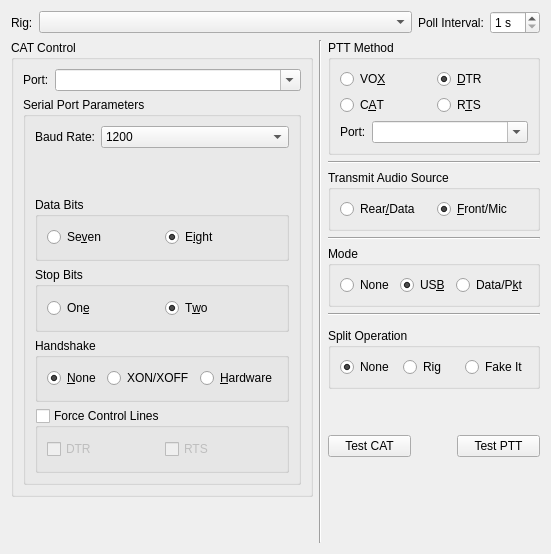
     <widget class="QWidget" name="radio_tab">
      <attribute name="title">
       <string>&amp;Radio</string>
      </attribute>
      <attribute name="toolTip">
       <string>Radio interface configuration settings.</string>
      </attribute>
      <layout class="QGridLayout" name="gridLayout_3">
       <item row="1" column="0" rowspan="11">
        <widget class="QGroupBox" name="CAT_control_group_box">
         <property name="sizePolicy">
          <sizepolicy hsizetype="Preferred" vsizetype="Preferred">
           <horstretch>0</horstretch>
           <verstretch>0</verstretch>
          </sizepolicy>
         </property>
         <property name="toolTip">
          <string>Settings that control your CAT interface.</string>
         </property>
         <property name="title">
          <string>CAT Control</string>
         </property>
         <layout class="QVBoxLayout" name="verticalLayout_3">
          <item>
           <layout class="QFormLayout" name="formLayout">
            <property name="fieldGrowthPolicy">
             <enum>QFormLayout::ExpandingFieldsGrow</enum>
            </property>
            <item row="0" column="0">
             <widget class="QLabel" name="CAT_port_label">
              <property name="text">
               <string>Port:</string>
              </property>
              <property name="buddy">
               <cstring>CAT_port_combo_box</cstring>
              </property>
             </widget>
            </item>
            <item row="0" column="1">
             <widget class="QComboBox" name="CAT_port_combo_box">
              <property name="sizePolicy">
               <sizepolicy hsizetype="MinimumExpanding" vsizetype="Fixed">
                <horstretch>1</horstretch>
                <verstretch>0</verstretch>
               </sizepolicy>
              </property>
              <property name="toolTip">
               <string>Serial port used for CAT control.</string>
              </property>
              <property name="editable">
               <bool>true</bool>
              </property>
              <property name="currentText">
               <string/>
              </property>
              <property name="insertPolicy">
               <enum>QComboBox::NoInsert</enum>
              </property>
             </widget>
            </item>
           </layout>
          </item>
          <item>
           <widget class="QGroupBox" name="CAT_serial_port_parameters_group_box">
            <property name="sizePolicy">
             <sizepolicy hsizetype="Preferred" vsizetype="MinimumExpanding">
              <horstretch>0</horstretch>
              <verstretch>0</verstretch>
             </sizepolicy>
            </property>
            <property name="title">
             <string>Serial Port Parameters</string>
            </property>
            <layout class="QVBoxLayout" name="verticalLayout">
             <item>
              <layout class="QFormLayout" name="formLayout_5">
               <property name="fieldGrowthPolicy">
                <enum>QFormLayout::ExpandingFieldsGrow</enum>
               </property>
               <item row="0" column="0">
                <widget class="QLabel" name="CAT_baud_label">
                 <property name="text">
                  <string>Baud Rate:</string>
                 </property>
                 <property name="buddy">
                  <cstring>CAT_serial_baud_combo_box</cstring>
                 </property>
                </widget>
               </item>
               <item row="0" column="1">
                <widget class="QComboBox" name="CAT_serial_baud_combo_box">
                 <property name="sizePolicy">
                  <sizepolicy hsizetype="MinimumExpanding" vsizetype="Fixed">
                   <horstretch>0</horstretch>
                   <verstretch>0</verstretch>
                  </sizepolicy>
                 </property>
                 <property name="toolTip">
                  <string>Serial port data rate which must match the setting of your radio.</string>
                 </property>
                 <property name="currentIndex">
                  <number>0</number>
                 </property>
                 <item>
                  <property name="text">
                   <string>1200</string>
                  </property>
                 </item>
                 <item>
                  <property name="text">
                   <string>2400</string>
                  </property>
                 </item>
                 <item>
                  <property name="text">
                   <string>4800</string>
                  </property>
                 </item>
                 <item>
                  <property name="text">
                   <string>9600</string>
                  </property>
                 </item>
                 <item>
                  <property name="text">
                   <string>19200</string>
                  </property>
                 </item>
                 <item>
                  <property name="text">
                   <string>38400</string>
                  </property>
                 </item>
                 <item>
                  <property name="text">
                   <string>57600</string>
                  </property>
                 </item>
                 <item>
                  <property name="text">
                   <string>115200</string>
                  </property>
                 </item>
                </widget>
               </item>
              </layout>
             </item>
             <item>
              <widget class="QGroupBox" name="CAT_data_bits_group_box">
               <property name="toolTip">
                <string>&lt;html&gt;&lt;head/&gt;&lt;body&gt;&lt;p&gt;Number of data bits used to communicate with your radio's CAT interface (usually eight).&lt;/p&gt;&lt;/body&gt;&lt;/html&gt;</string>
               </property>
               <property name="title">
                <string>Data Bits</string>
               </property>
               <layout class="QHBoxLayout" name="horizontalLayout_4">
                <item>
                 <widget class="QRadioButton" name="CAT_7_bit_radio_button">
                  <property name="text">
                   <string>Se&amp;ven</string>
                  </property>
                  <attribute name="buttonGroup">
                   <string notr="true">CAT_data_bits_button_group</string>
                  </attribute>
                 </widget>
                </item>
                <item>
                 <widget class="QRadioButton" name="CAT_8_bit_radio_button">
                  <property name="text">
                   <string>E&amp;ight</string>
                  </property>
                  <property name="checked">
                   <bool>true</bool>
                  </property>
                  <attribute name="buttonGroup">
                   <string notr="true">CAT_data_bits_button_group</string>
                  </attribute>
                 </widget>
                </item>
               </layout>
              </widget>
             </item>
             <item>
              <widget class="QGroupBox" name="CAT_stop_bits_group_box">
               <property name="toolTip">
                <string>&lt;html&gt;&lt;head/&gt;&lt;body&gt;&lt;p&gt;Number of stop bits used when communicating with your radio's CAT interface&lt;/p&gt;&lt;p&gt;(consult you radio's manual for details).&lt;/p&gt;&lt;/body&gt;&lt;/html&gt;</string>
               </property>
               <property name="title">
                <string>Stop Bits</string>
               </property>
               <layout class="QHBoxLayout" name="horizontalLayout_2">
                <item>
                 <widget class="QRadioButton" name="CAT_one_stop_bit_radio_button">
                  <property name="text">
                   <string>On&amp;e</string>
                  </property>
                  <attribute name="buttonGroup">
                   <string notr="true">CAT_stop_bits_button_group</string>
                  </attribute>
                 </widget>
                </item>
                <item>
                 <widget class="QRadioButton" name="CAT_two_stop_bit_radio_button">
                  <property name="text">
                   <string>T&amp;wo</string>
                  </property>
                  <property name="checked">
                   <bool>true</bool>
                  </property>
                  <attribute name="buttonGroup">
                   <string notr="true">CAT_stop_bits_button_group</string>
                  </attribute>
                 </widget>
                </item>
               </layout>
              </widget>
             </item>
             <item>
              <widget class="QGroupBox" name="CAT_handshake_group_box">
               <property name="toolTip">
                <string>&lt;html&gt;&lt;head/&gt;&lt;body&gt;&lt;p&gt;Flow control protocol used between this computer and your radio's CAT interface (usually &amp;quot;None&amp;quot; but some require &amp;quot;Hardware&amp;quot;).&lt;/p&gt;&lt;/body&gt;&lt;/html&gt;</string>
               </property>
               <property name="title">
                <string>Handshake</string>
               </property>
               <layout class="QGridLayout" name="gridLayout_11">
                <item row="0" column="0">
                 <widget class="QRadioButton" name="CAT_handshake_none_radio_button">
                  <property name="text">
                   <string>&amp;None</string>
                  </property>
                  <property name="checked">
                   <bool>true</bool>
                  </property>
                  <attribute name="buttonGroup">
                   <string notr="true">CAT_handshake_button_group</string>
                  </attribute>
                 </widget>
                </item>
                <item row="0" column="1">
                 <widget class="QRadioButton" name="CAT_handshake_xon_radio_button">
                  <property name="toolTip">
                   <string>Software flow control (very rare on CAT interfaces).</string>
                  </property>
                  <property name="text">
                   <string>XON/XOFF</string>
                  </property>
                  <attribute name="buttonGroup">
                   <string notr="true">CAT_handshake_button_group</string>
                  </attribute>
                 </widget>
                </item>
                <item row="0" column="2">
                 <widget class="QRadioButton" name="CAT_handshake_hardware_radio_button">
                  <property name="toolTip">
                   <string>Flow control using the RTS and CTS RS-232 control lines
not often used but some radios have it as an option and 
a few, particularly some Kenwood rigs, require it).</string>
                  </property>
                  <property name="text">
                   <string>&amp;Hardware</string>
                  </property>
                  <attribute name="buttonGroup">
                   <string notr="true">CAT_handshake_button_group</string>
                  </attribute>
                 </widget>
                </item>
               </layout>
              </widget>
             </item>
             <item>
              <widget class="QGroupBox" name="CAT_control_lines_group_box">
               <property name="toolTip">
                <string>Special control of CAT port control lines.</string>
               </property>
               <property name="title">
                <string>Force Control Lines</string>
               </property>
               <property name="checkable">
                <bool>true</bool>
               </property>
               <property name="checked">
                <bool>false</bool>
               </property>
               <layout class="QHBoxLayout" name="horizontalLayout_8">
                <item>
                 <widget class="QCheckBox" name="CAT_DTR_check_box">
                  <property name="toolTip">
                   <string>&lt;html&gt;&lt;head/&gt;&lt;body&gt;&lt;p&gt;Force the DTR control linelow or high on the CAT serial port.&lt;/p&gt;&lt;p&gt;This is required for a few CAT interfaces that are powered&lt;/p&gt;&lt;p&gt;from the DTR control line.&lt;/p&gt;&lt;p&gt;Normally you should leave this unchecked.&lt;/p&gt;&lt;/body&gt;&lt;/html&gt;</string>
                  </property>
                  <property name="text">
                   <string>DTR</string>
                  </property>
                 </widget>
                </item>
                <item>
                 <widget class="QCheckBox" name="CAT_RTS_check_box">
                  <property name="toolTip">
                   <string>&lt;html&gt;&lt;head/&gt;&lt;body&gt;&lt;p&gt;Force the RTS control line low or high on the CAT serial port.&lt;/p&gt;&lt;p&gt;This is required for a few CAT interfaces that are powered&lt;/p&gt;&lt;p&gt;from the RTS control line.&lt;/p&gt;&lt;p&gt;Normally you should leave this unchecked.&lt;/p&gt;&lt;p&gt;This option is only available if Hardware handshaking is not&lt;/p&gt;&lt;p&gt;selected above.&lt;/p&gt;&lt;/body&gt;&lt;/html&gt;</string>
                  </property>
                  <property name="text">
                   <string>RTS</string>
                  </property>
                 </widget>
                </item>
               </layout>
              </widget>
             </item>
            </layout>
           </widget>
          </item>
         </layout>
        </widget>
       </item>
       <item row="6" column="2">
        <widget class="Line" name="line_6">
         <property name="orientation">
          <enum>Qt::Horizontal</enum>
         </property>
        </widget>
       </item>
       <item row="1" column="1" rowspan="12">
        <widget class="Line" name="line">
         <property name="orientation">
          <enum>Qt::Vertical</enum>
         </property>
        </widget>
       </item>
       <item row="1" column="2">
        <widget class="QGroupBox" name="PTT_method_group_box">
         <property name="sizePolicy">
          <sizepolicy hsizetype="Expanding" vsizetype="Preferred">
           <horstretch>0</horstretch>
           <verstretch>0</verstretch>
          </sizepolicy>
         </property>
         <property name="toolTip">
          <string>How this program activates the PTT on your radio</string>
         </property>
         <property name="title">
          <string>PTT Method</string>
         </property>
         <layout class="QGridLayout" name="gridLayout_2">
          <item row="0" column="0">
           <widget class="QRadioButton" name="PTT_VOX_radio_button">
            <property name="toolTip">
             <string>&lt;html&gt;&lt;head/&gt;&lt;body&gt;&lt;p&gt;No PTT activation, instead the radio's automatic VOX is used to key the transmitter.&lt;/p&gt;&lt;p&gt;Use this if you have no radio interface hardware.&lt;/p&gt;&lt;/body&gt;&lt;/html&gt;</string>
            </property>
            <property name="text">
             <string>VO&amp;X</string>
            </property>
            <attribute name="buttonGroup">
             <string notr="true">PTT_method_button_group</string>
            </attribute>
           </widget>
          </item>
          <item row="0" column="1">
           <widget class="QRadioButton" name="PTT_DTR_radio_button">
            <property name="toolTip">
             <string>&lt;html&gt;&lt;head/&gt;&lt;body&gt;&lt;p&gt;Use the RS-232 DTR control line to toggle your radio's PTT,&lt;/p&gt;&lt;p&gt;requires hardware to inteface the line.&lt;/p&gt;&lt;p&gt;Some commercial interface units also use this method.&lt;/p&gt;&lt;p&gt;The DTR control line of the CAT serial port may be used for this or&lt;/p&gt;&lt;p&gt;a DTR control line on a different serial port may be used.&lt;/p&gt;&lt;/body&gt;&lt;/html&gt;</string>
            </property>
            <property name="text">
             <string>&amp;DTR</string>
            </property>
            <property name="checked">
             <bool>true</bool>
            </property>
            <attribute name="buttonGroup">
             <string notr="true">PTT_method_button_group</string>
            </attribute>
           </widget>
          </item>
          <item row="1" column="0">
           <widget class="QRadioButton" name="PTT_CAT_radio_button">
            <property name="toolTip">
             <string>Some radios support PTT via CAT commands,
use this option if your radio supports it and you have no
other hardware interface for PTT.</string>
            </property>
            <property name="text">
             <string>C&amp;AT</string>
            </property>
            <attribute name="buttonGroup">
             <string notr="true">PTT_method_button_group</string>
            </attribute>
           </widget>
          </item>
          <item row="1" column="1">
           <widget class="QRadioButton" name="PTT_RTS_radio_button">
            <property name="toolTip">
             <string>&lt;html&gt;&lt;head/&gt;&lt;body&gt;&lt;p&gt;Use the RS-232 RTS control line to toggle your radio's PTT,&lt;/p&gt;&lt;p&gt;requires hardware to inteface the line.&lt;/p&gt;&lt;p&gt;Some commercial interface units also use this method.&lt;/p&gt;&lt;p&gt;The RTS control line of the CAT serial port may be used for this or&lt;/p&gt;&lt;p&gt;a RTS control line on a different serial port may be used.&lt;/p&gt;&lt;p&gt;Note that this options is not available on the CAT serial port&lt;/p&gt;&lt;p&gt;when hardware flow control is used.&lt;/p&gt;&lt;/body&gt;&lt;/html&gt;</string>
            </property>
            <property name="text">
             <string>R&amp;TS</string>
            </property>
            <attribute name="buttonGroup">
             <string notr="true">PTT_method_button_group</string>
            </attribute>
           </widget>
          </item>
          <item row="2" column="0" rowspan="2" colspan="2">
           <layout class="QFormLayout" name="formLayout_4">
            <property name="fieldGrowthPolicy">
             <enum>QFormLayout::ExpandingFieldsGrow</enum>
            </property>
            <item row="0" column="0">
             <widget class="QLabel" name="PTT_port_label">
              <property name="text">
               <string>Port:</string>
              </property>
              <property name="buddy">
               <cstring>PTT_port_combo_box</cstring>
              </property>
             </widget>
            </item>
            <item row="0" column="1">
             <widget class="QComboBox" name="PTT_port_combo_box">
              <property name="sizePolicy">
               <sizepolicy hsizetype="MinimumExpanding" vsizetype="Fixed">
                <horstretch>1</horstretch>
                <verstretch>0</verstretch>
               </sizepolicy>
              </property>
              <property name="toolTip">
               <string>&lt;html&gt;&lt;head/&gt;&lt;body&gt;&lt;p&gt;Select the RS-232 serial port utilised for PTT control,&lt;/p&gt;&lt;p&gt;this option is available when DTR or RTS is selected above&lt;/p&gt;&lt;p&gt;as a transmit method.&lt;/p&gt;&lt;p&gt;This port can be the same one as the one used for CAT control.&lt;/p&gt;&lt;p&gt;For some interface types the special value CAT may be chosen,&lt;/p&gt;&lt;p&gt;this is used for non-serial CAT interfaces that can control&lt;/p&gt;&lt;p&gt;serial port control lines remotely (OmniRig for example).&lt;/p&gt;&lt;/body&gt;&lt;/html&gt;</string>
              </property>
              <property name="editable">
               <bool>true</bool>
              </property>
              <property name="currentText">
               <string/>
              </property>
              <property name="currentIndex">
               <number>-1</number>
              </property>
              <property name="insertPolicy">
               <enum>QComboBox::NoInsert</enum>
              </property>
             </widget>
            </item>
           </layout>
          </item>
         </layout>
        </widget>
       </item>
       <item row="5" column="2">
        <widget class="QGroupBox" name="mode_group_box">
         <property name="toolTip">
          <string>Modulation mode selected on radio.</string>
         </property>
         <property name="title">
          <string>Mode</string>
         </property>
         <layout class="QGridLayout" name="gridLayout_10">
          <item row="0" column="1">
           <widget class="QRadioButton" name="mode_USB_radio_button">
            <property name="toolTip">
             <string>&lt;html&gt;&lt;head/&gt;&lt;body&gt;&lt;p&gt;USB is usually the correct modulation mode,&lt;/p&gt;&lt;p&gt;unless the radio has a special data or packet mode setting&lt;/p&gt;&lt;p&gt;for AFSK operation.&lt;/p&gt;&lt;/body&gt;&lt;/html&gt;</string>
            </property>
            <property name="text">
             <string>US&amp;B</string>
            </property>
            <property name="checked">
             <bool>true</bool>
            </property>
            <attribute name="buttonGroup">
             <string notr="true">TX_mode_button_group</string>
            </attribute>
           </widget>
          </item>
          <item row="0" column="0">
           <widget class="QRadioButton" name="mode_none_radio_button">
            <property name="toolTip">
             <string>Don't allow the program to set the radio mode
(not recommended but use if the wrong mode
or bandwidth is selected).</string>
            </property>
            <property name="text">
             <string>None</string>
            </property>
            <attribute name="buttonGroup">
             <string notr="true">TX_mode_button_group</string>
            </attribute>
           </widget>
          </item>
          <item row="0" column="2">
           <widget class="QRadioButton" name="mode_data_radio_button">
            <property name="toolTip">
             <string>If this is availabe then it is usually the correct mode for this program.</string>
            </property>
            <property name="text">
             <string>Data/P&amp;kt</string>
            </property>
            <attribute name="buttonGroup">
             <string notr="true">TX_mode_button_group</string>
            </attribute>
           </widget>
          </item>
         </layout>
        </widget>
       </item>
       <item row="3" column="2">
        <widget class="QGroupBox" name="TX_audio_source_group_box">
         <property name="toolTip">
          <string>Some radios can select the audio input using a CAT command,
this setting allows you to select which audio input will be used
(if it is available then generally the Rear/Data option is best).</string>
         </property>
         <property name="title">
          <string>Transmit Audio Source</string>
         </property>
         <layout class="QGridLayout" name="gridLayout_7">
          <item row="0" column="0">
           <widget class="QRadioButton" name="TX_source_data_radio_button">
            <property name="text">
             <string>Rear&amp;/Data</string>
            </property>
            <attribute name="buttonGroup">
             <string notr="true">TX_audio_source_button_group</string>
            </attribute>
           </widget>
          </item>
          <item row="0" column="1">
           <widget class="QRadioButton" name="TX_source_mic_radio_button">
            <property name="text">
             <string>&amp;Front/Mic</string>
            </property>
            <property name="checked">
             <bool>true</bool>
            </property>
            <attribute name="buttonGroup">
             <string notr="true">TX_audio_source_button_group</string>
            </attribute>
           </widget>
          </item>
         </layout>
        </widget>
       </item>
       <item row="9" column="2">
        <spacer name="verticalSpacer_2">
         <property name="orientation">
          <enum>Qt::Vertical</enum>
         </property>
         <property name="sizeHint" stdset="0">
          <size>
           <width>20</width>
           <height>40</height>
          </size>
         </property>
        </spacer>
       </item>
       <item row="2" column="2">
        <widget class="Line" name="line_3">
         <property name="orientation">
          <enum>Qt::Horizontal</enum>
         </property>
        </widget>
       </item>
       <item row="11" column="2">
        <spacer name="verticalSpacer_7">
         <property name="orientation">
          <enum>Qt::Vertical</enum>
         </property>
         <property name="sizeHint" stdset="0">
          <size>
           <width>20</width>
           <height>40</height>
          </size>
         </property>
        </spacer>
       </item>
       <item row="0" column="0" colspan="3">
        <layout class="QHBoxLayout" name="horizontalLayout_7">
         <item>
          <widget class="QLabel" name="rig_label">
           <property name="text">
            <string>Rig:</string>
           </property>
           <property name="buddy">
            <cstring>rig_combo_box</cstring>
           </property>
          </widget>
         </item>
         <item>
          <widget class="QComboBox" name="rig_combo_box">
           <property name="sizePolicy">
            <sizepolicy hsizetype="Preferred" vsizetype="Fixed">
             <horstretch>1</horstretch>
             <verstretch>0</verstretch>
            </sizepolicy>
           </property>
          </widget>
         </item>
         <item>
          <widget class="QLabel" name="CAT_poll_interval_label">
           <property name="text">
            <string>Poll Interval:</string>
           </property>
           <property name="buddy">
            <cstring>CAT_poll_interval_spin_box</cstring>
           </property>
          </widget>
         </item>
         <item>
          <widget class="QSpinBox" name="CAT_poll_interval_spin_box">
           <property name="suffix">
            <string> s</string>
           </property>
           <property name="minimum">
            <number>1</number>
           </property>
          </widget>
         </item>
        </layout>
       </item>
       <item row="4" column="2">
        <widget class="Line" name="line_4">
         <property name="orientation">
          <enum>Qt::Horizontal</enum>
         </property>
        </widget>
       </item>
       <item row="10" column="2">
        <layout class="QHBoxLayout" name="horizontalLayout_11">
         <item>
          <widget class="QPushButton" name="test_CAT_push_button">
           <property name="toolTip">
            <string>Attempt to connect to the radio with these settings.
Another dialog will pop up where you can verify correct operation.</string>
           </property>
           <property name="text">
            <string>Test CAT</string>
           </property>
          </widget>
         </item>
         <item>
          <spacer name="horizontalSpacer_3">
           <property name="orientation">
            <enum>Qt::Horizontal</enum>
           </property>
           <property name="sizeType">
            <enum>QSizePolicy::Preferred</enum>
           </property>
           <property name="sizeHint" stdset="0">
            <size>
             <width>40</width>
             <height>20</height>
            </size>
           </property>
          </spacer>
         </item>
         <item>
          <widget class="QPushButton" name="test_PTT_push_button">
           <property name="toolTip">
            <string>Attempt to activate the transmitter.
Click again to deactivate. Normally no power should be
output since there is no audio being generated at this time.
Check that any Tx indication on your radio and/or your
radio interface behave as expected.</string>
           </property>
           <property name="text">
            <string>Test PTT</string>
           </property>
          </widget>
         </item>
        </layout>
       </item>
       <item row="8" column="2">
        <widget class="QGroupBox" name="split_operation_group_box">
         <property name="title">
          <string>Split Operation</string>
         </property>
         <layout class="QGridLayout" name="gridLayout_12">
          <item row="0" column="0">
           <widget class="QRadioButton" name="split_none_radio_button">
            <property name="text">
             <string>None</string>
            </property>
            <property name="checked">
             <bool>true</bool>
            </property>
            <attribute name="buttonGroup">
             <string notr="true">split_mode_button_group</string>
            </attribute>
           </widget>
          </item>
          <item row="0" column="1">
           <widget class="QRadioButton" name="split_rig_radio_button">
            <property name="text">
             <string>Rig</string>
            </property>
            <attribute name="buttonGroup">
             <string notr="true">split_mode_button_group</string>
            </attribute>
           </widget>
          </item>
          <item row="0" column="2">
           <widget class="QRadioButton" name="split_emulate_radio_button">
            <property name="text">
             <string>Fake It</string>
            </property>
            <attribute name="buttonGroup">
             <string notr="true">split_mode_button_group</string>
            </attribute>
           </widget>
          </item>
         </layout>
        </widget>
       </item>
       <item row="12" column="0">
        <spacer name="verticalSpacer_5">
         <property name="orientation">
          <enum>Qt::Vertical</enum>
         </property>
         <property name="sizeHint" stdset="0">
          <size>
           <width>20</width>
           <height>40</height>
          </size>
         </property>
        </spacer>
       </item>
      </layout>
     </widget>
